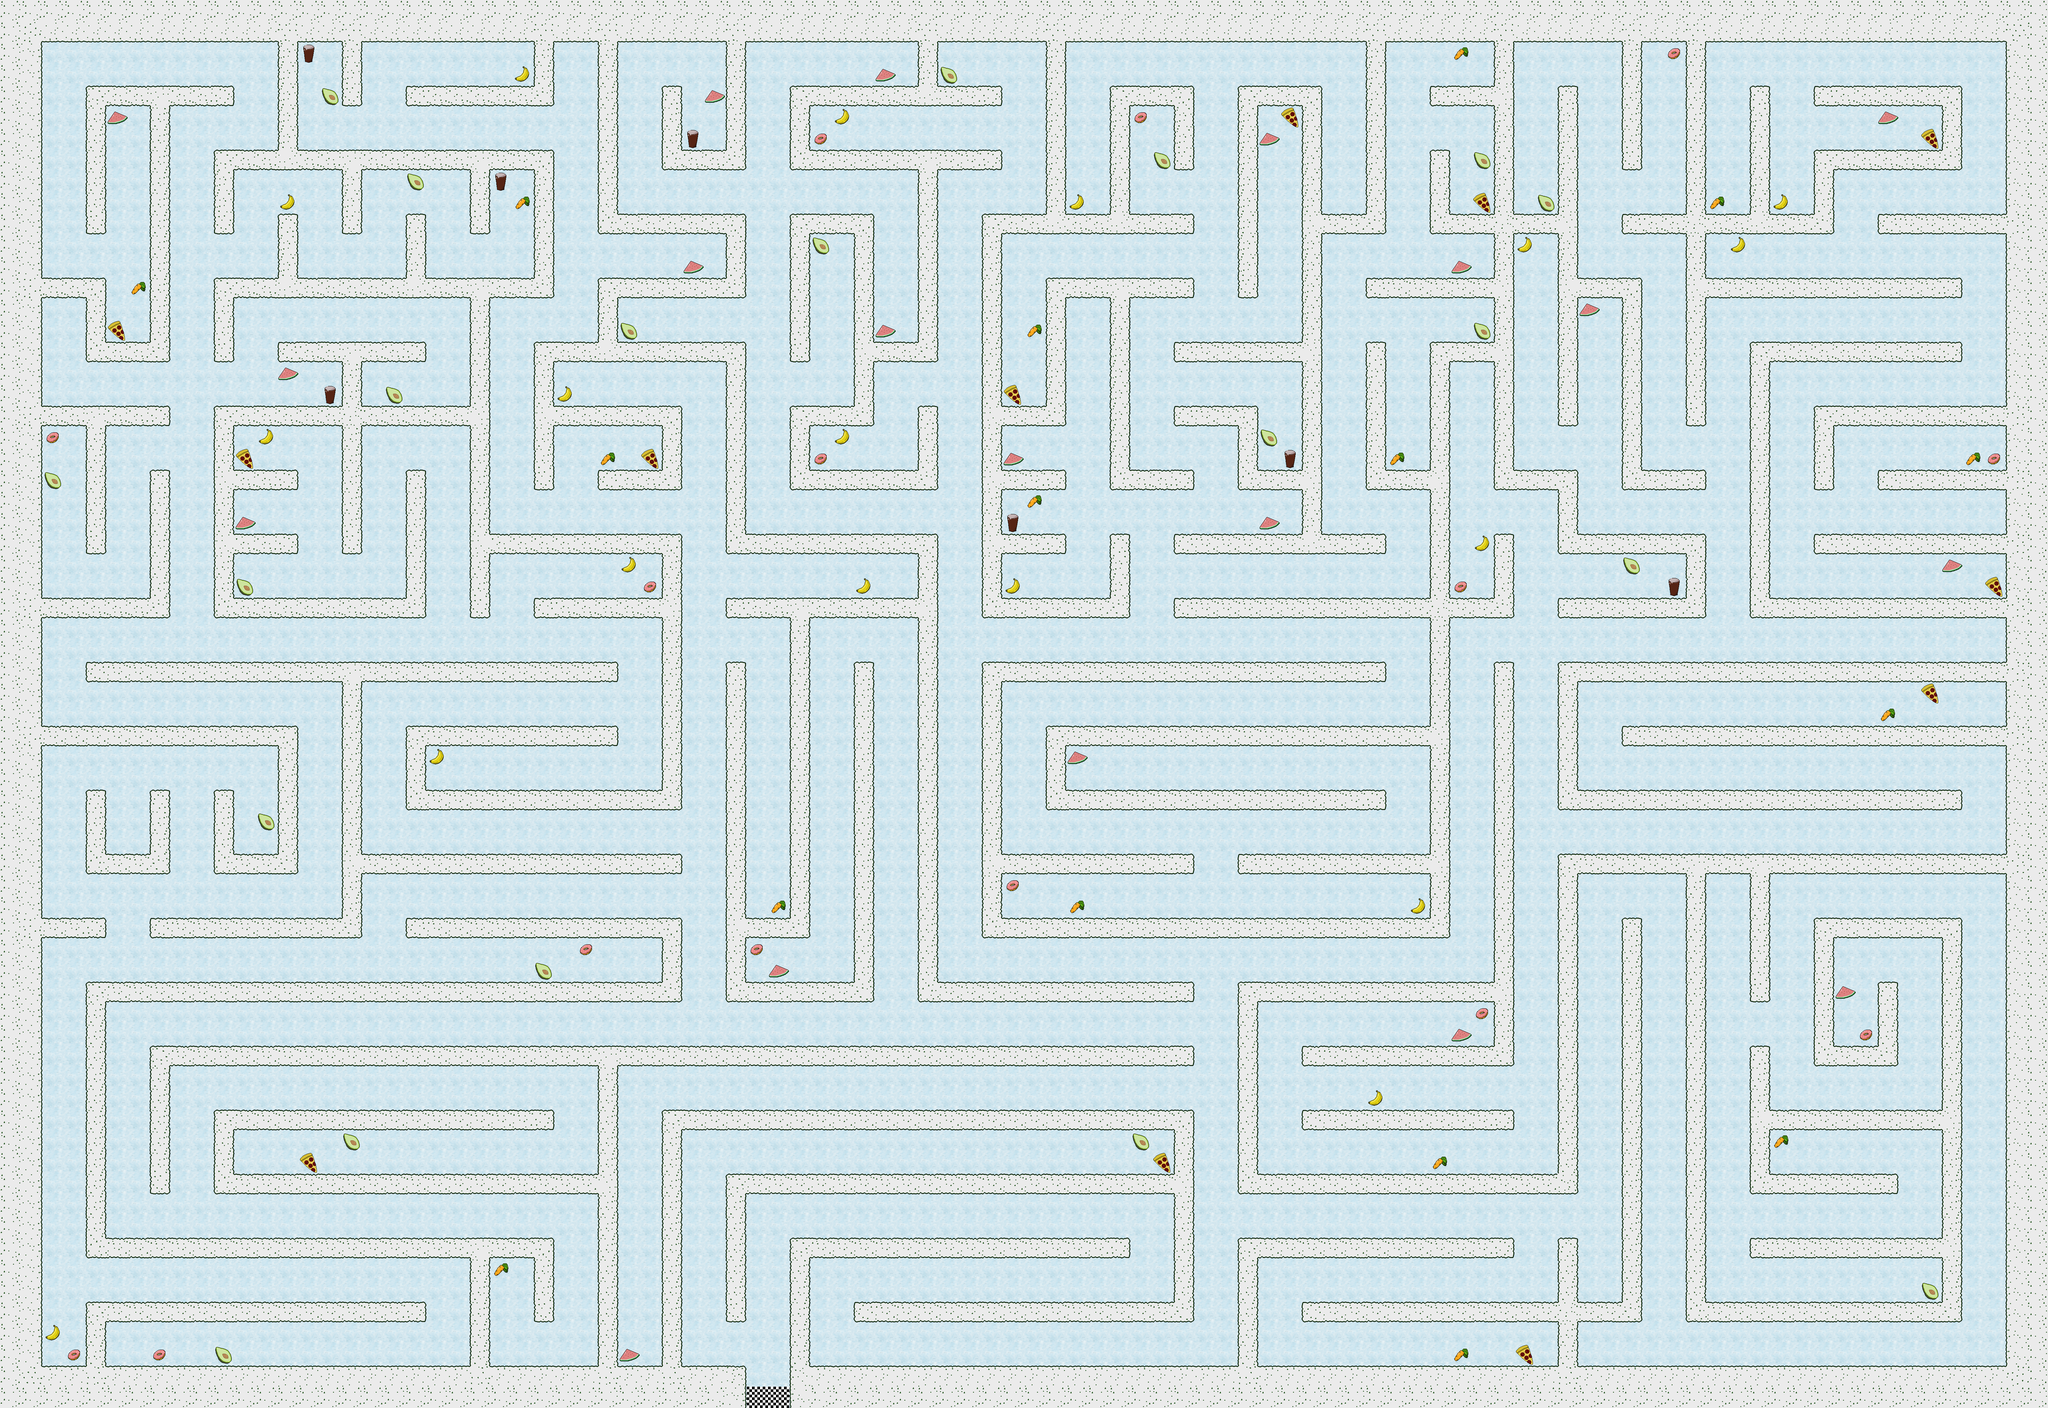

A 2D game scene composited from a Tiled map and its tileset images. What follows is a short description and the map's XML, with each tile layer's data collapsed to a summary:
An orthogonal 96x66 tile map with 64x64 px tiles, 8 tile layers (ground, ground2, wall_tiles, goal_ground, ...), 4 tilesets and 342 objects.

<map version="1.2" tiledversion="1.2.3" orientation="orthogonal" renderorder="left-up" width="96" height="66" tilewidth="64" tileheight="64" infinite="0" nextlayerid="39" nextobjectid="355">
 <tileset firstgid="1" name="tileset" tilewidth="64" tileheight="64" tilecount="16" columns="16">
  <image source="tileset.png" width="1024" height="64" />
 </tileset>
 <tileset firstgid="17" name="good_objects" tilewidth="64" tileheight="64" tilecount="4" columns="4">
  <image source="../good_objects.png" width="256" height="64" />
 </tileset>
 <tileset firstgid="21" name="bad_objects" tilewidth="64" tileheight="64" tilecount="3" columns="3">
  <image source="../bad_objects.png" width="192" height="64" />
 </tileset>
 <tileset firstgid="24" name="maali_placeholder" tilewidth="64" tileheight="64" tilecount="1" columns="1">
  <image source="../maali_placeholder.png" width="64" height="64" />
 </tileset>
 <layer id="29" name="ground" width="96" height="66">
  <data>[6336 cells, 6336 non-empty, 1 distinct tile ids]</data>
 </layer>
 <layer id="30" name="ground2" width="96" height="66" opacity="0.5">
  <data>[6336 cells, 6336 non-empty, 1 distinct tile ids]</data>
 </layer>
 <layer id="31" name="wall_tiles" width="96" height="66">
  <data>[6336 cells, 2426 non-empty, 10 distinct tile ids]</data>
 </layer>
 <objectgroup id="18" name="startpos">
  <object id="1" x="384" y="2496">
   <point />
  </object>
 </objectgroup>
 <objectgroup id="16" name="goal_blocking_object" visible="0">
  <object id="30" x="2240" y="4096" width="128" height="128" />
 </objectgroup>
 <layer id="32" name="goal_ground" width="96" height="66">
  <data>[6336 cells, 6 non-empty, 1 distinct tile ids]</data>
 </layer>
 <layer id="33" name="goal_ground2" width="96" height="66" opacity="0.5">
  <data>[6336 cells, 6 non-empty, 1 distinct tile ids]</data>
 </layer>
 <layer id="34" name="goal" width="96" height="66">
  <data>[6336 cells, 6 non-empty, 4 distinct tile ids]</data>
 </layer>
 <objectgroup id="15" name="goal_object">
  <object id="31" x="2240" y="4216" width="128" height="8.00391" />
 </objectgroup>
 <objectgroup id="14" name="good_objects">
  <object id="2" x="768" y="2432" width="64" height="64" />
  <object id="3" x="1280" y="2240" width="64" height="64" />
  <object id="4" x="1600" y="2880" width="64" height="64" />
  <object id="5" x="1024" y="3392" width="64" height="64" />
  <object id="6" x="1472" y="3776" width="64" height="64" />
  <object id="7" x="640" y="4032" width="64" height="64" />
  <object id="8" x="128" y="3968" width="64" height="64" />
  <object id="9" x="2304" y="2688" width="64" height="64" />
  <object id="10" x="3200" y="2688" width="64" height="64" />
  <object id="11" x="4224" y="2688" width="64" height="64" />
  <object id="12" x="3200" y="2240" width="64" height="64" />
  <object id="13" x="3392" y="3392" width="64" height="64" />
  <object id="14" x="4352" y="3072" width="64" height="64" />
  <object id="15" x="4352" y="4032" width="64" height="64" />
  <object id="16" x="5760" y="3840" width="64" height="64" />
  <object id="17" x="5312" y="3392" width="64" height="64" />
  <object id="18" x="5504" y="2944" width="64" height="64" />
  <object id="19" x="5632" y="2112" width="64" height="64" />
  <object id="130" x="2304" y="2880" width="64" height="64" />
  <object id="131" x="1856" y="4032" width="64" height="64" />
  <object id="133" x="4096" y="3264" width="64" height="64" />
  <object id="134" x="4288" y="3456" width="64" height="64" />
  <object id="158" x="320" y="320" width="64" height="64" />
  <object id="159" x="384" y="832" width="64" height="64" />
  <object id="160" x="128" y="1408" width="64" height="64" />
  <object id="161" x="704" y="1536" width="64" height="64" />
  <object id="162" x="768" y="1280" width="64" height="64" />
  <object id="163" x="832" y="1088" width="64" height="64" />
  <object id="164" x="1152" y="1152" width="64" height="64" />
  <object id="165" x="704" y="1728" width="64" height="64" />
  <object id="166" x="1792" y="1344" width="64" height="64" />
  <object id="167" x="1856" y="1664" width="64" height="64" />
  <object id="168" x="2560" y="1728" width="64" height="64" />
  <object id="169" x="2496" y="1280" width="64" height="64" />
  <object id="170" x="1664" y="1152" width="64" height="64" />
  <object id="171" x="1856" y="960" width="64" height="64" />
  <object id="172" x="2048" y="768" width="64" height="64" />
  <object id="173" x="1536" y="576" width="64" height="64" />
  <object id="174" x="1216" y="512" width="64" height="64" />
  <object id="175" x="832" y="576" width="64" height="64" />
  <object id="176" x="960" y="256" width="64" height="64" />
  <object id="177" x="1536" y="192" width="64" height="64" />
  <object id="178" x="2112" y="256" width="64" height="64" />
  <object id="179" x="2496" y="320" width="64" height="64" />
  <object id="180" x="3200" y="576" width="64" height="64" />
  <object id="181" x="3072" y="960" width="64" height="64" />
  <object id="182" x="2624" y="960" width="64" height="64" />
  <object id="183" x="2432" y="704" width="64" height="64" />
  <object id="184" x="3008" y="1344" width="64" height="64" />
  <object id="185" x="3072" y="1472" width="64" height="64" />
  <object id="186" x="3008" y="1728" width="64" height="64" />
  <object id="187" x="3776" y="1536" width="64" height="64" />
  <object id="188" x="3776" y="1280" width="64" height="64" />
  <object id="189" x="3456" y="448" width="64" height="64" />
  <object id="190" x="3776" y="384" width="64" height="64" />
  <object id="191" x="4160" y="1344" width="64" height="64" />
  <object id="192" x="4416" y="960" width="64" height="64" />
  <object id="193" x="4352" y="768" width="64" height="64" />
  <object id="194" x="4416" y="448" width="64" height="64" />
  <object id="195" x="4352" y="128" width="64" height="64" />
  <object id="196" x="4608" y="576" width="64" height="64" />
  <object id="197" x="4544" y="704" width="64" height="64" />
  <object id="198" x="4736" y="896" width="64" height="64" />
  <object id="199" x="4864" y="1664" width="64" height="64" />
  <object id="200" x="4416" y="1600" width="64" height="64" />
  <object id="201" x="5824" y="1664" width="64" height="64" />
  <object id="202" x="5888" y="1344" width="64" height="64" />
  <object id="203" x="5632" y="320" width="64" height="64" />
  <object id="204" x="5312" y="576" width="64" height="64" />
  <object id="205" x="5120" y="576" width="64" height="64" />
  <object id="206" x="5184" y="704" width="64" height="64" />
  <object id="353" x="2816" y="192" width="64" height="64" />
  <object id="354" x="2624" y="192" width="64" height="64" />
 </objectgroup>
 <layer id="35" name="good_tiles" width="96" height="66">
  <data>[6336 cells, 73 non-empty, 4 distinct tile ids]</data>
 </layer>
 <objectgroup id="13" name="bad_objects" visible="0">
  <object id="20" x="5760" y="2048" width="64" height="64" />
  <object id="21" x="5568" y="3072" width="64" height="64" />
  <object id="22" x="4416" y="3008" width="64" height="64" />
  <object id="23" x="4544" y="4032" width="64" height="64" />
  <object id="24" x="3456" y="3456" width="64" height="64" />
  <object id="25" x="3008" y="2624" width="64" height="64" />
  <object id="26" x="1728" y="2816" width="64" height="64" />
  <object id="27" x="896" y="3456" width="64" height="64" />
  <object id="28" x="192" y="4032" width="64" height="64" />
  <object id="29" x="448" y="4032" width="64" height="64" />
  <object id="132" x="2240" y="2816" width="64" height="64" />
  <object id="135" x="320" y="960" width="64" height="64" />
  </objectgroup>
 <layer id="36" name="bad_tiles" width="96" height="66">
  <data>[6336 cells, 34 non-empty, 3 distinct tile ids]</data>
 </layer>
 <objectgroup id="17" name="wall_objects" visible="0">
  <!-- 232 objects omitted --></objectgroup>
</map>
<!-- 254 of 342 objects omitted -->
